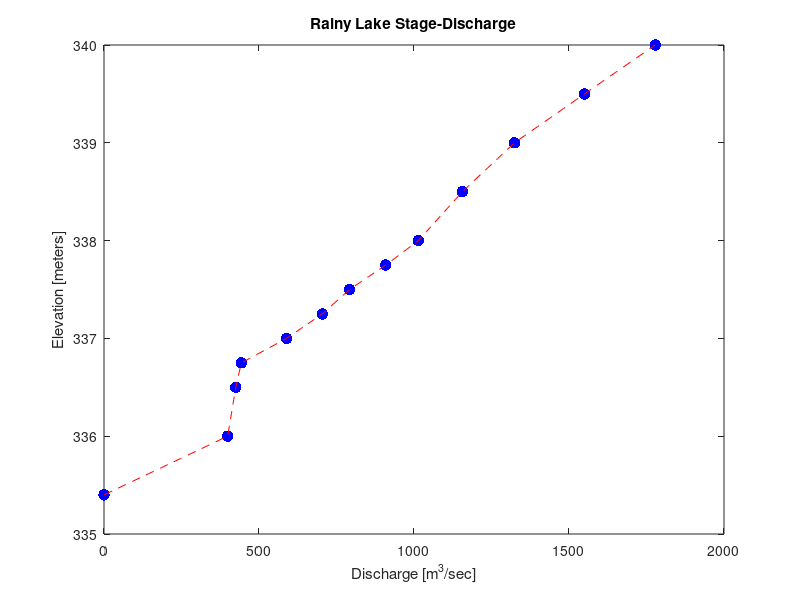

Source code (MATLAB):
%% Rainy Lake Simulation Model


%% Rainy Lake Stage-Volume

hRL_data = [335.0 336.0 336.5 337.0 337.5 338.0 339.0 340.0];
vRL_data = [112.67 798.00 1176.42 1577.25 2002.06 2450.57 3416.85 4458.97];

plot(hRL_data,vRL_data,'b.','Markersize',25);

hRL = @(v) interp1(vRL_data,hRL_data,v,'PCHIP');

hold on
vRL = linspace(min(vRL_data),max(vRL_data));
plot(hRL(vRL),vRL,'r--');
hold off;

title('Rainy Lake Stage-Volume')
xlabel('Elevation [meters]');
ylabel('Volume [km^3]');

%% Rainy Lake Stage-Discharge

hQ = [335.40, 336.00, 336.50, 336.75, 337.00, 337.25, ...
    337.50, 337.75, 338.00, 338.50, 339.00, 339.50, 340.00];

qQ = [0 399 425 443 589 704 792 909 1014 1156 1324 1550 1778];


Qdata = [ 
    335.40,    0;
    336.00,  399;
    336.50,  425;
    336.75,  443;
    337.00,  589;
    337.25,  704;
    337.50,  792;
    337.75,  909;
    338.00, 1014;
    338.50, 1156;
    339.00, 1324;
    339.50, 1550;
    340.00, 1778];

qRL = @(h) interp1(Qdata(:,1),Qdata(:,2),h);

plot(Qdata(:,2),Qdata(:,1),'b.','Markersize',25);
hold on;
h = linspace(min(Qdata(:,1)),max(Qdata(:,1)));
plot(qRL(h),h,'r--');
hold off;

title('Rainy Lake Stage-Discharge');
xlabel('Discharge [m^3/sec]');
ylabel('Elevation [meters]');




